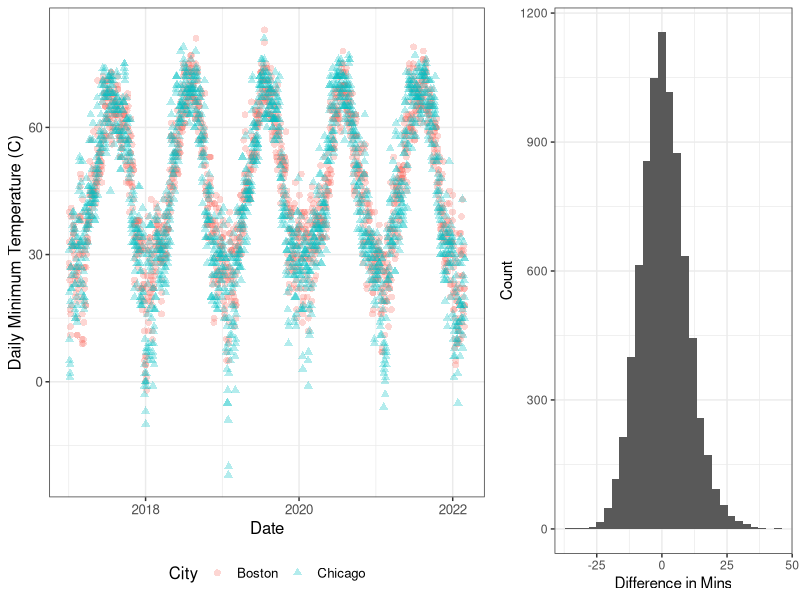
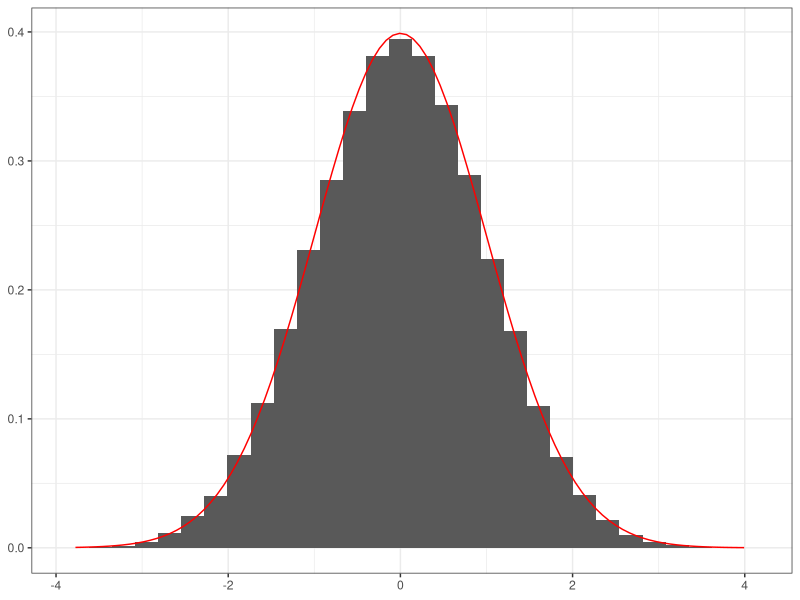

Generate these figures, in order, with R:
## ---- chunk 1
list.of.packages <- c("ggplot2", "gridExtra")
new.packages <- list.of.packages[!(list.of.packages %in% installed.packages()[,"Package"])]
if(length(new.packages)) install.packages(new.packages)

library(ggplot2)
library(gridExtra)
## ---- chunk 2
temps <- read.csv("data/temperatures.csv")
temps$Date <- as.Date(temps$Date)
p1 <- ggplot(temps[temps$Date > as.Date("2017-01-01"),], 
             aes(x = Date, y = Min, col = City, shape = City)) + 
  geom_point(size=2, alpha=0.3) + 
  theme_bw() + 
  theme(text = element_text(size = 12),
        legend.position = "bottom",
        legend.direction = "horizontal") + 
  ylab("Daily Minimum Temperature (C)")

temps_diff <- temps[temps$City == "Boston",]
temps_diff$diff <- temps_diff$Min - temps$Min[temps$City == "Chicago"]
temps_diff <- temps_diff[!is.na(temps_diff$diff),]
p2 <- ggplot(temps_diff, aes(x = diff)) + 
  geom_histogram(bins = 28) + 
  theme_bw() + 
  xlab("Difference in Mins") + 
  ylab("Count")

grid.arrange(p1, p2, ncol=2, widths = c(1.6,1))
## ---- chunk 3
n <- dim(temps_diff)[1]
lb = qt(0.025, n-1) * sqrt(var(temps_diff$diff)/n) - mean(temps_diff$diff)
ub = qt(0.975, n-1) * sqrt(var(temps_diff$diff)/n) - mean(temps_diff$diff)
outputs <- c(lb, ub)
names(outputs) <- c("Lower bound", "Upper bound")
outputs
## ---- chunk 4
n <- dim(temps_diff)[1]
lb = qnorm(0.025) * sqrt(var(temps_diff$diff)/n) - mean(temps_diff$diff)
ub = qnorm(0.975) * sqrt(var(temps_diff$diff)/n) - mean(temps_diff$diff)
outputs <- c(lb, ub)
names(outputs) <- c("Lower bound", "Upper bound")
outputs
## ---- chunk 5
df = data.frame(x = replicate(100000, sum(runif(12)) - 6))
ggplot(df, aes(x = x)) + 
  geom_histogram(bins=30, aes(y = after_stat(density))) + 
  stat_function(fun = dnorm, args = c(0, 1), n = 100, col = "red") + 
  theme_bw() + 
  theme(axis.title.x = element_blank(),
        axis.title.y = element_blank())
